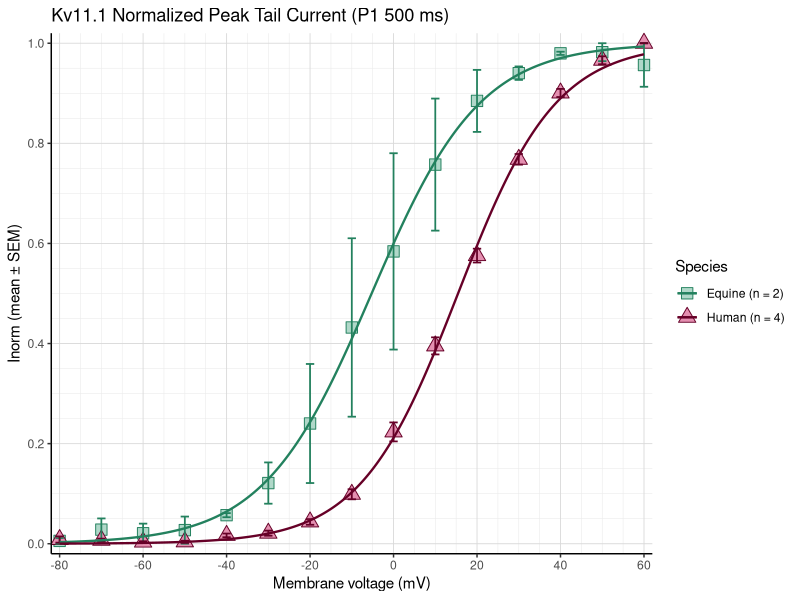
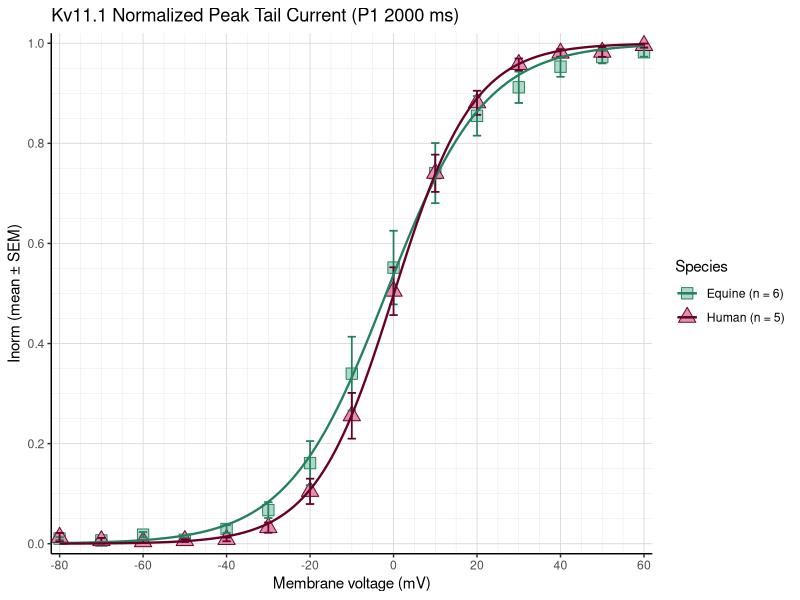
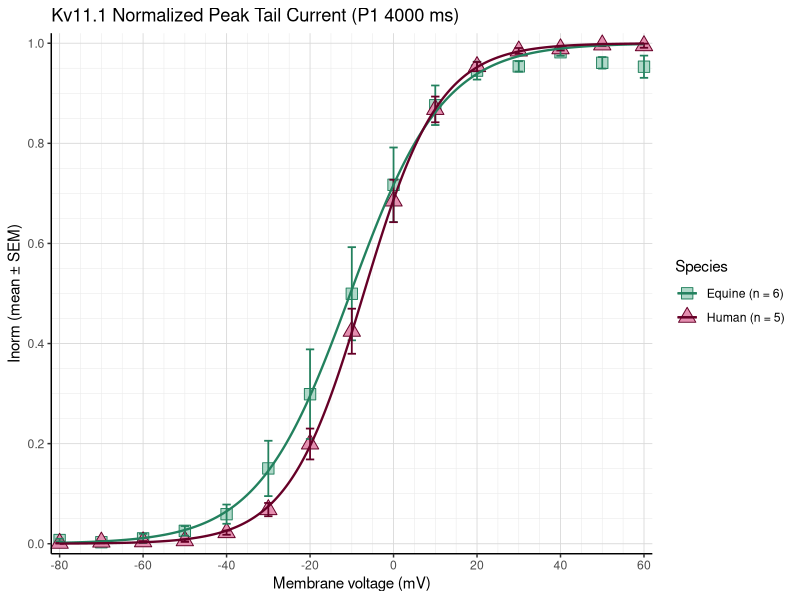
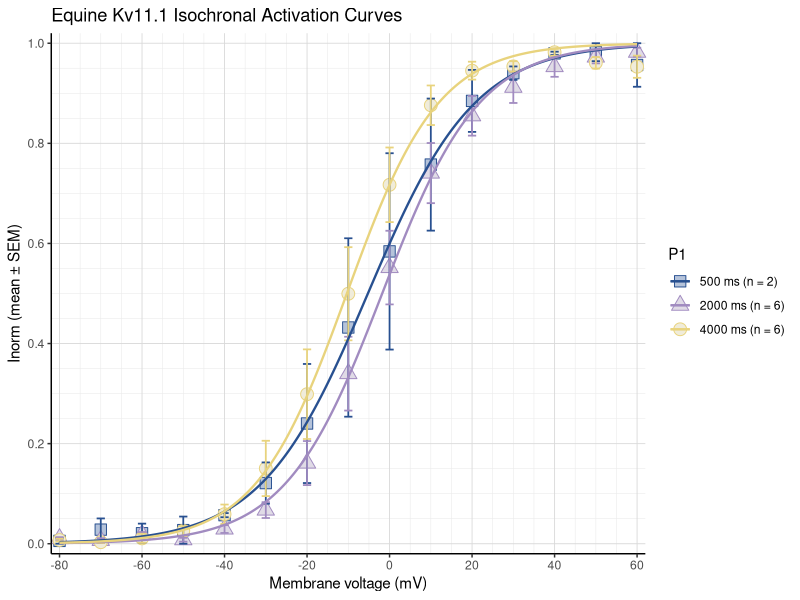
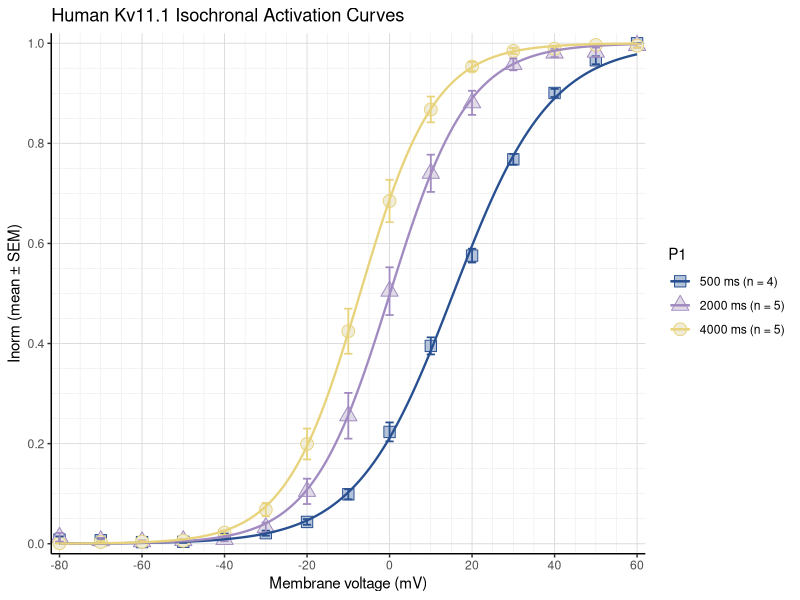
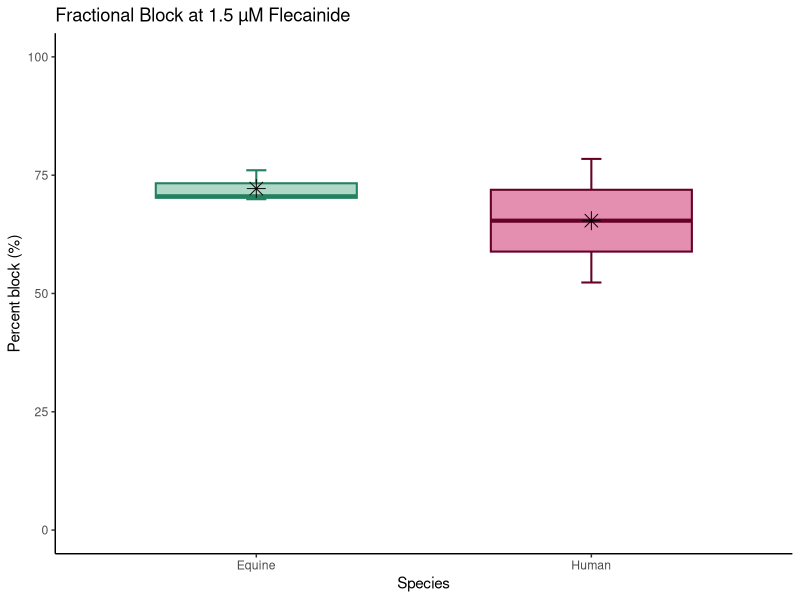
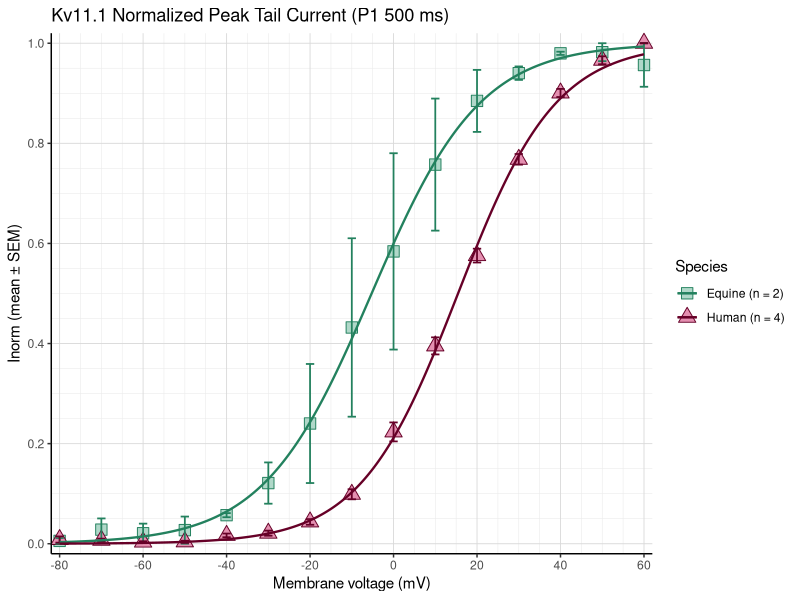
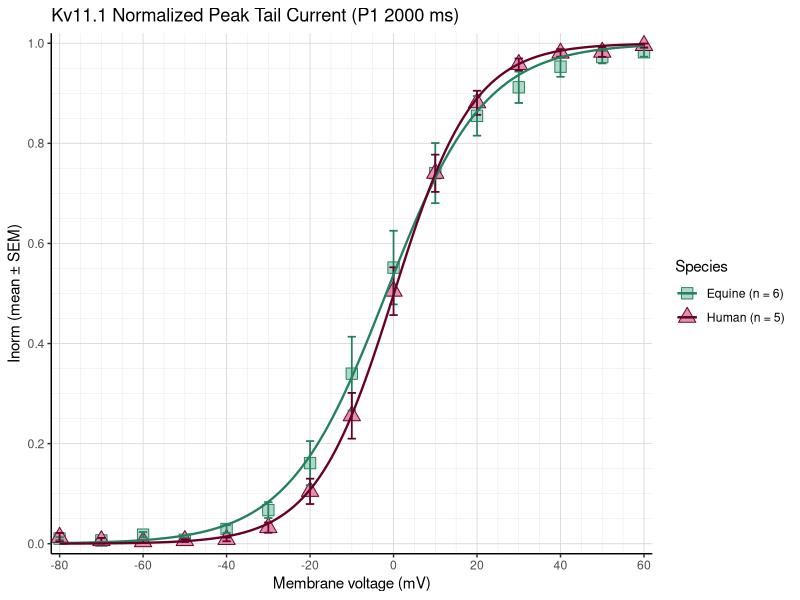

Source code (R) for these figures, in order:
## ---- chunk 1
setwd("C:/R_Projects/Kv11.1 analysis")
## ---- chunk 2
# Read in data as a long format excel
library(readxl)
Tailcurrent_Equine_Human <- read_excel("Kv11.1_HEK293t_Equine_Human_Peak tail current_long format.xlsx")
View(Tailcurrent_Equine_Human)
names(Tailcurrent_Equine_Human)

# Substract baseline
library(dplyr)
df_baseline_substracted <- Tailcurrent_Equine_Human %>%
  group_by(Recording) %>%
  mutate(
    min_tailcurrent = min(Peak_tail_current, na.rm = TRUE),
    baseline_substracted_tailcurrent = Peak_tail_current - min_tailcurrent
  ) %>%
  ungroup()
View(df_baseline_substracted)

# Normalize data to maximal peak tail current
df_norm <- df_baseline_substracted %>%
  group_by(Recording) %>%   # normalize per recording
  mutate(
    max_tailcurrent = max(`baseline_substracted_tailcurrent`, na.rm = TRUE),
    norm_tailcurrent = `baseline_substracted_tailcurrent` / max_tailcurrent
  ) %>%
  ungroup()
View(df_norm)

# Select only recordings with a P1 pulse of 500 ms
df_500 <- df_norm %>%
  filter(P1 == 500)
View(df_500)

# Make a summary data frame with mean and SEM for each species
library(dplyr)
summary_df_500<- df_500 %>%
  group_by(Species, `Membrane_voltage`) %>%
  summarise(
    mean_Inorm = mean(`norm_tailcurrent`, na.rm = TRUE),
    SEM_Inorm  = sd(`norm_tailcurrent`, na.rm = TRUE) / sqrt(n()),
    n = n(),
    .groups = "drop"
  )
View(summary_df_500)
str(summary_df_500)

# Count the amount of cells analysed for each species
n_per_species_500 <- df_500 %>%
  group_by(Species, Cell) %>%   # ensure unique recordings
  summarise(.groups = "drop") %>%
  count(Species, name = "n_cells")

n_per_species_500

# Make a wide summary data frame giving the tailcurrent for equine and human for each Vm
library(tidyr)
summary_wide_500 <- summary_df_500 %>%
  select(Species, Membrane_voltage, mean_Inorm, SEM_Inorm) %>%
  pivot_wider(
    names_from  = Species,
    values_from = c(mean_Inorm, SEM_Inorm),
    names_glue  = "{.value}_{Species}"
  ) %>%
  arrange(Membrane_voltage)
View(summary_wide_500)

# Define Boltzmann function
Boltzmann <- function(V, V05, k) {1/(1 + exp((V05 - V)/ k))}

# Species-specific initial guesses
guess_params <- function(df) {
  V05_g <- df$Membrane_voltage[which.min(abs(df$mean_Inorm - 0.5))]
  k_g   <- (max(df$Membrane_voltage) - min(df$Membrane_voltage)) / 8
  list(V05 = V05_g, k = k_g)}

g_eq_500 <- guess_params(filter(summary_df_500, Species == "Equine"))
g_hu_500 <- guess_params(filter(summary_df_500, Species == "Human"))


# Non-linear Least Squares Fit
Boltzmann_equine_500 <- nls(
  mean_Inorm ~ Boltzmann(Membrane_voltage, V05, k),
  data  = filter(summary_df_500, Species == "Equine"),
  start = list(V05 = g_eq_500$V05, k = g_eq_500$k))
summary(Boltzmann_equine_500)

Boltzmann_human_500 <- nls(mean_Inorm ~ Boltzmann(Membrane_voltage, V05, k), 
           data = filter(summary_df_500, Species == "Human"), 
           start = list(V05 = g_hu_500$V05, k = g_hu_500$k))
summary(Boltzmann_human_500)

# Plot the fit
vseq_500 <- seq(min(summary_df_500$Membrane_voltage),
            max(summary_df_500$Membrane_voltage),
            length.out = 1000)

df_pred_equine_500 <- data.frame(
  Membrane_voltage = vseq_500,
  fit = predict(Boltzmann_equine_500, newdata = data.frame(Membrane_voltage = vseq_500)),
  Species = "Equine")

df_pred_human_500 <- data.frame(
  Membrane_voltage = vseq_500,
  fit = predict(Boltzmann_human_500, newdata = data.frame(Membrane_voltage = vseq_500)),
  Species = "Human")

df_pred_500 <- rbind(df_pred_equine_500, df_pred_human_500)

library(ggplot2)
my_cols <- c(
  "Equine" = "#23815E",   
  "Human"  = "#660027")

my_shapes <- c(
  "Equine" = 22,  
  "Human"  = 24)

my_fills <- c(
  "Equine" = "#B0D8C9",  
  "Human"  = "#E48FB0")

legend_labels_500 <- paste0(n_per_species_500$Species, " (n = ", n_per_species_500$n_cells, ")")

names(legend_labels_500) <- n_per_species_500$Species
legend_labels_500

ggplot(summary_df_500, aes(x = Membrane_voltage, y = mean_Inorm, color = Species)) +
  theme_classic() +
  theme(panel.grid.major = element_line(color = "grey85", size = 0.3), panel.grid.minor = element_line(color = "grey92", size = 0.2)) +
  geom_point(aes(shape = Species, color = Species, fill = Species),size = 4) +
  geom_errorbar(aes(ymin = mean_Inorm - SEM_Inorm,ymax = mean_Inorm + SEM_Inorm),width = 2, linewidth = 0.6) +
  geom_line(data = df_pred_500,aes(y = fit),linewidth = 0.8) +
  scale_color_manual(values = my_cols, labels = legend_labels_500) +
  scale_shape_manual(values = my_shapes, labels = legend_labels_500) +
  scale_fill_manual(values = my_fills, labels = legend_labels_500) +
  labs(x = "Membrane voltage (mV)", y = "Inorm (mean ± SEM)",title = "Kv11.1 Normalized Peak Tail Current (P1 500 ms)") +
  scale_x_continuous(breaks = seq(-80, 60, 20), minor_breaks = seq(-80, 60, 5),   limits = c(-82, 62), expand = c(0, 0)) +
  scale_y_continuous(breaks = seq(0, 1.0, 0.2), minor_breaks = seq(0, 1, 0.05),    limits = c(-0.02, 1.02), expand = c(0, 0)) +
  coord_cartesian(clip = "off")

ggsave("IV_curve_Kv11.1_Equine_Human_P1_500.png", width = 10, height = 5, dpi = 600)

# Create a table with Vhalf and slope
coef_equine_500 <- summary(Boltzmann_equine_500)$coefficients
coef_human_500  <- summary(Boltzmann_human_500)$coefficients

Boltzmann_table_500 <- data.frame(
  Species = c("Equine", "Human"),
  V05 = c(coef_equine_500["V05","Estimate"], coef_human_500["V05","Estimate"]),
  V05_SEM = c(coef_equine_500["V05","Std. Error"], coef_human_500["V05","Std. Error"]),
  k = c(coef_equine_500["k","Estimate"], coef_human_500["k","Estimate"]),
  k_SEM = c(coef_equine_500["k","Std. Error"], coef_human_500["k","Std. Error"]))

Boltzmann_table_500
## ---- chunk 3
# Read in data as a long format excel
library(readxl)
Tailcurrent_Equine_Human <- read_excel("Kv11.1_HEK293t_Equine_Human_Peak tail current_long format.xlsx")
View(Tailcurrent_Equine_Human)
names(Tailcurrent_Equine_Human)

# Substract baseline
library(dplyr)
df_baseline_substracted <- Tailcurrent_Equine_Human %>%
  group_by(Recording) %>%
  mutate(
    min_tailcurrent = min(Peak_tail_current, na.rm = TRUE),
    baseline_substracted_tailcurrent = Peak_tail_current - min_tailcurrent
  ) %>%
  ungroup()
View(df_baseline_substracted)

# Normalize data to maximal peak tail current
df_norm <- df_baseline_substracted %>%
  group_by(Recording) %>%   # normalize per recording
  mutate(
    max_tailcurrent = max(`baseline_substracted_tailcurrent`, na.rm = TRUE),
    norm_tailcurrent = `baseline_substracted_tailcurrent` / max_tailcurrent
  ) %>%
  ungroup()
View(df_norm)

# Select only recordings with a P1 pulse of 2000 ms
df_2000 <- df_norm %>%
  filter(P1 == 2000)
View(df_2000)

# Make a summary data frame with mean and SEM for each species
library(dplyr)
summary_df_2000 <- df_2000 %>%
  group_by(Species, `Membrane_voltage`) %>%
  summarise(
    mean_Inorm = mean(`norm_tailcurrent`, na.rm = TRUE),
    SEM_Inorm  = sd(`norm_tailcurrent`, na.rm = TRUE) / sqrt(n()),
    n = n(),
    .groups = "drop"
  )
View(summary_df_2000)
str(summary_df_2000)

# Count the amount of cells analysed for each species
n_per_species_2000 <- df_2000 %>%
  group_by(Species, Cell) %>%   # ensure unique recordings
  summarise(.groups = "drop") %>%
  count(Species, name = "n_cells")

n_per_species_2000

# Make a wide summary data frame giving the tailcurrent for equine and human for each Vm
library(tidyr)
summary_wide_2000 <- summary_df_2000 %>%
  select(Species, Membrane_voltage, mean_Inorm, SEM_Inorm) %>%
  pivot_wider(
    names_from  = Species,
    values_from = c(mean_Inorm, SEM_Inorm),
    names_glue  = "{.value}_{Species}"
  ) %>%
  arrange(Membrane_voltage)
View(summary_wide_2000)

# Define Boltzmann function
Boltzmann <- function(V, V05, k) {1/(1 + exp((V05 - V)/ k))}

# Species-specific initial guesses
guess_params <- function(df) {
  V05_g <- df$Membrane_voltage[which.min(abs(df$mean_Inorm - 0.5))]
  k_g   <- (max(df$Membrane_voltage) - min(df$Membrane_voltage)) / 8
  list(V05 = V05_g, k = k_g)}

g_eq_2000 <- guess_params(filter(summary_df_2000, Species == "Equine"))
g_hu_2000 <- guess_params(filter(summary_df_2000, Species == "Human"))


# Non-linear Least Squares Fit
Boltzmann_equine_2000 <- nls(
  mean_Inorm ~ Boltzmann(Membrane_voltage, V05, k),
  data  = filter(summary_df_2000, Species == "Equine"),
  start = list(V05 = g_eq_2000$V05, k = g_eq_2000$k))
summary(Boltzmann_equine_2000)

Boltzmann_human_2000 <- nls(mean_Inorm ~ Boltzmann(Membrane_voltage, V05, k), 
           data = filter(summary_df_2000, Species == "Human"), 
           start = list(V05 = g_hu_2000$V05, k = g_hu_2000$k))
summary(Boltzmann_human_2000)

# Plot the fit
vseq_2000 <- seq(min(summary_df_2000$Membrane_voltage),
            max(summary_df_2000$Membrane_voltage),
            length.out = 1000)

df_pred_equine_2000 <- data.frame(
  Membrane_voltage = vseq_2000,
  fit = predict(Boltzmann_equine_2000, newdata = data.frame(Membrane_voltage = vseq_2000)),
  Species = "Equine")

df_pred_human_2000 <- data.frame(
  Membrane_voltage = vseq_2000,
  fit = predict(Boltzmann_human_2000, newdata = data.frame(Membrane_voltage = vseq_2000)),
  Species = "Human")

df_pred_2000 <- rbind(df_pred_equine_2000, df_pred_human_2000)

library(ggplot2)
my_cols <- c(
  "Equine" = "#23815E",   
  "Human"  = "#660027")

my_shapes <- c(
  "Equine" = 22,  
  "Human"  = 24)

my_fills <- c(
  "Equine" = "#B0D8C9",  
  "Human"  = "#E48FB0")

legend_labels_2000 <- paste0(n_per_species_2000$Species, " (n = ", n_per_species_2000$n_cells, ")")

names(legend_labels_2000) <- n_per_species_2000$Species
legend_labels_2000

ggplot(summary_df_2000, aes(x = Membrane_voltage, y = mean_Inorm, color = Species)) +
  theme_classic() +
  theme(panel.grid.major = element_line(color = "grey85", size = 0.3), panel.grid.minor = element_line(color = "grey92", size = 0.2)) +
  geom_point(aes(shape = Species, color = Species, fill = Species),size = 4) +
  geom_errorbar(aes(ymin = mean_Inorm - SEM_Inorm,ymax = mean_Inorm + SEM_Inorm),width = 2, linewidth = 0.6) +
  geom_line(data = df_pred_2000,aes(y = fit),linewidth = 0.8) +
  scale_color_manual(values = my_cols, labels = legend_labels_2000) +
  scale_shape_manual(values = my_shapes, labels = legend_labels_2000) +
  scale_fill_manual(values = my_fills, labels = legend_labels_2000) +
  labs(x = "Membrane voltage (mV)", y = "Inorm (mean ± SEM)",title = "Kv11.1 Normalized Peak Tail Current (P1 2000 ms)") +
  scale_x_continuous(breaks = seq(-80, 60, 20), minor_breaks = seq(-80, 60, 5),   limits = c(-82, 62), expand = c(0, 0)) +
  scale_y_continuous(breaks = seq(0, 1.0, 0.2), minor_breaks = seq(0, 1, 0.05),    limits = c(-0.02, 1.02), expand = c(0, 0)) +
  coord_cartesian(clip = "off")

ggsave("IV_curve_Kv11.1_Equine_Human_P1_2000.png", width = 10, height = 5, dpi = 600)

# Create a table with Vhalf and slope
coef_equine_2000 <- summary(Boltzmann_equine_2000)$coefficients
coef_human_2000  <- summary(Boltzmann_human_2000)$coefficients

Boltzmann_table_2000 <- data.frame(
  Species = c("Equine", "Human"),
  V05 = c(coef_equine_2000["V05","Estimate"], coef_human_2000["V05","Estimate"]),
  V05_SEM = c(coef_equine_2000["V05","Std. Error"], coef_human_2000["V05","Std. Error"]),
  k = c(coef_equine_2000["k","Estimate"], coef_human_2000["k","Estimate"]),
  k_SEM = c(coef_equine_2000["k","Std. Error"], coef_human_2000["k","Std. Error"]))

Boltzmann_table_2000
## ---- chunk 4
# Read in data as a long format excel
library(readxl)
Tailcurrent_Equine_Human <- read_excel("Kv11.1_HEK293t_Equine_Human_Peak tail current_long format.xlsx")
View(Tailcurrent_Equine_Human)
names(Tailcurrent_Equine_Human)

# Substract baseline
library(dplyr)
df_baseline_substracted <- Tailcurrent_Equine_Human %>%
  group_by(Recording) %>%
  mutate(
    min_tailcurrent = min(Peak_tail_current, na.rm = TRUE),
    baseline_substracted_tailcurrent = Peak_tail_current - min_tailcurrent
  ) %>%
  ungroup()
View(df_baseline_substracted)

# Normalize data to maximal peak tail current
df_norm <- df_baseline_substracted %>%
  group_by(Recording) %>%   # normalize per recording
  mutate(
    max_tailcurrent = max(`baseline_substracted_tailcurrent`, na.rm = TRUE),
    norm_tailcurrent = `baseline_substracted_tailcurrent` / max_tailcurrent
  ) %>%
  ungroup()
View(df_norm)

# Select only recordings with a P1 pulse of 4000 ms
df_4000 <- df_norm %>%
  filter(P1 == 4000)
View(df_4000)

# Make a summary data frame with mean and SEM for each species
library(dplyr)
summary_df_4000<- df_4000 %>%
  group_by(Species, `Membrane_voltage`) %>%
  summarise(
    mean_Inorm = mean(`norm_tailcurrent`, na.rm = TRUE),
    SEM_Inorm  = sd(`norm_tailcurrent`, na.rm = TRUE) / sqrt(n()),
    n = n(),
    .groups = "drop"
  )
View(summary_df_4000)
str(summary_df_4000)

# Count the amount of cells analysed for each species
n_per_species_4000 <- df_4000 %>%
  group_by(Species, Cell) %>%   # ensure unique recordings
  summarise(.groups = "drop") %>%
  count(Species, name = "n_cells")

n_per_species_4000

# Make a wide summary data frame giving the tailcurrent for equine and human for each Vm
library(tidyr)
summary_wide_4000 <- summary_df_4000 %>%
  select(Species, Membrane_voltage, mean_Inorm, SEM_Inorm) %>%
  pivot_wider(
    names_from  = Species,
    values_from = c(mean_Inorm, SEM_Inorm),
    names_glue  = "{.value}_{Species}"
  ) %>%
  arrange(Membrane_voltage)
View(summary_wide_4000)

# Define Boltzmann function
Boltzmann <- function(V, V05, k) {1/(1 + exp((V05 - V)/ k))}

# Species-specific initial guesses
guess_params <- function(df) {
  V05_g <- df$Membrane_voltage[which.min(abs(df$mean_Inorm - 0.5))]
  k_g   <- (max(df$Membrane_voltage) - min(df$Membrane_voltage)) / 8
  list(V05 = V05_g, k = k_g)}

g_eq_4000 <- guess_params(filter(summary_df_4000, Species == "Equine"))
g_hu_4000 <- guess_params(filter(summary_df_4000, Species == "Human"))


# Non-linear Least Squares Fit
Boltzmann_equine_4000 <- nls(
  mean_Inorm ~ Boltzmann(Membrane_voltage, V05, k),
  data  = filter(summary_df_4000, Species == "Equine"),
  start = list(V05 = g_eq_4000$V05, k = g_eq_4000$k))
summary(Boltzmann_equine_4000)

Boltzmann_human_4000 <- nls(mean_Inorm ~ Boltzmann(Membrane_voltage, V05, k), 
           data = filter(summary_df_4000, Species == "Human"), 
           start = list(V05 = g_hu_4000$V05, k = g_hu_4000$k))
summary(Boltzmann_human_4000)

# Plot the fit
vseq_4000 <- seq(min(summary_df_4000$Membrane_voltage),
            max(summary_df_4000$Membrane_voltage),
            length.out = 1000)

df_pred_equine_4000 <- data.frame(
  Membrane_voltage = vseq_4000,
  fit = predict(Boltzmann_equine_4000, newdata = data.frame(Membrane_voltage = vseq_4000)),
  Species = "Equine")

df_pred_human_4000 <- data.frame(
  Membrane_voltage = vseq_4000,
  fit = predict(Boltzmann_human_4000, newdata = data.frame(Membrane_voltage = vseq_4000)),
  Species = "Human")

df_pred_4000 <- rbind(df_pred_equine_4000, df_pred_human_4000)

library(ggplot2)
my_cols <- c(
  "Equine" = "#23815E",   
  "Human"  = "#660027")

my_shapes <- c(
  "Equine" = 22,  
  "Human"  = 24)

my_fills <- c(
  "Equine" = "#B0D8C9",  
  "Human"  = "#E48FB0")

legend_labels_4000 <- paste0(n_per_species_4000$Species, " (n = ", n_per_species_4000$n_cells, ")")

names(legend_labels_4000) <- n_per_species_4000$Species
legend_labels_4000

ggplot(summary_df_4000, aes(x = Membrane_voltage, y = mean_Inorm, color = Species)) +
  theme_classic() +
  theme(panel.grid.major = element_line(color = "grey85", size = 0.3), panel.grid.minor = element_line(color = "grey92", size = 0.2)) +
  geom_point(aes(shape = Species, color = Species, fill = Species),size = 4) +
  geom_errorbar(aes(ymin = mean_Inorm - SEM_Inorm,ymax = mean_Inorm + SEM_Inorm),width = 2, linewidth = 0.6) +
  geom_line(data = df_pred_4000,aes(y = fit),linewidth = 0.8) +
  scale_color_manual(values = my_cols, labels = legend_labels_4000) +
  scale_shape_manual(values = my_shapes, labels = legend_labels_4000) +
  scale_fill_manual(values = my_fills, labels = legend_labels_4000) +
  labs(x = "Membrane voltage (mV)", y = "Inorm (mean ± SEM)",title = "Kv11.1 Normalized Peak Tail Current (P1 4000 ms)") +
  scale_x_continuous(breaks = seq(-80, 60, 20), minor_breaks = seq(-80, 60, 5),   limits = c(-82, 62), expand = c(0, 0)) +
  scale_y_continuous(breaks = seq(0, 1.0, 0.2), minor_breaks = seq(0, 1, 0.05),    limits = c(-0.02, 1.02), expand = c(0, 0)) +
  coord_cartesian(clip = "off")

ggsave("IV_curve_Kv11.1_Equine_Human_P1_4000.png", width = 10, height = 5, dpi = 600)

# Create a table with Vhalf and slope
coef_equine_4000 <- summary(Boltzmann_equine_4000)$coefficients
coef_human_4000  <- summary(Boltzmann_human_4000)$coefficients

Boltzmann_table_4000 <- data.frame(
  Species = c("Equine", "Human"),
  V05 = c(coef_equine_4000["V05","Estimate"], coef_human_4000["V05","Estimate"]),
  V05_SEM = c(coef_equine_4000["V05","Std. Error"], coef_human_4000["V05","Std. Error"]),
  k = c(coef_equine_4000["k","Estimate"], coef_human_4000["k","Estimate"]),
  k_SEM = c(coef_equine_4000["k","Std. Error"], coef_human_4000["k","Std. Error"]))

Boltzmann_table_4000
## ---- chunk 5
# Equine isochronal activation curves
## Combine predictions for equine

df_pred_equine_500$P1  <- "500 ms"
df_pred_equine_2000$P1 <- "2000 ms"
df_pred_equine_4000$P1 <- "4000 ms"

df_equine_iso <- rbind(df_pred_equine_500,
                       df_pred_equine_2000,
                       df_pred_equine_4000)

## Summary points + SEM for plotting
summary_equine <- rbind(
  cbind(summary_df_500  %>% filter(Species=="Equine"),  P1="500 ms"),
  cbind(summary_df_2000 %>% filter(Species=="Equine"),  P1="2000 ms"),
  cbind(summary_df_4000 %>% filter(Species=="Equine"),  P1="4000 ms")
)

## Plot

my_cols_isochronal <- c(
  "500 ms" = "#285090",   
  "2000 ms"  = "#A18BC0",
  "4000 ms"  = "#E8D37D")

my_shapes_isochronal <- c(
  "500 ms" = 22,  
  "2000 ms"  = 24,
  "4000 ms" = 21)

my_fills_isochronal <- c(
  "500 ms" = "#B5C3DA",  
  "2000 ms"  = "#E0DBE6",
  "4000 ms"  = "#F0ECDA")


n_eq_500 <- df_norm %>%
  filter(P1 == 500, Species == "Equine") %>%   
  distinct(Cell) %>%                           # unique cells
  nrow()


n_eq_2000 <- df_norm %>%
  filter(P1 == 2000, Species == "Equine") %>%
  distinct(Cell) %>%
  nrow()


n_eq_4000 <- df_norm %>%
  filter(P1 == 4000, Species == "Equine") %>%
  distinct(Cell) %>%
  nrow()


legend_labels_equine <- c(
  "500 ms"  = paste0("500 ms (n = ",  n_eq_500,  ")"),
  "2000 ms" = paste0("2000 ms (n = ", n_eq_2000, ")"),
  "4000 ms" = paste0("4000 ms (n = ", n_eq_4000, ")")
)


summary_equine$P1 <- factor(summary_equine$P1,
                            levels = c("500 ms", "2000 ms", "4000 ms"))

df_equine_iso$P1 <- factor(df_equine_iso$P1,
                           levels = c("500 ms", "2000 ms", "4000 ms"))

ggplot(summary_equine, aes(x = Membrane_voltage, y = mean_Inorm, color = P1)) +
  theme_classic() +
  theme(panel.grid.major = element_line(color = "grey85", size = 0.3), panel.grid.minor = element_line(color = "grey92", size = 0.2)) +
  geom_point(aes(shape = P1, color = P1, fill = P1),size = 4) +
  geom_errorbar(aes(ymin = mean_Inorm - SEM_Inorm,
                    ymax = mean_Inorm + SEM_Inorm),
                width = 2, linewidth = 0.6) +
  geom_line(data = df_equine_iso,
            aes(x = Membrane_voltage, y = fit, color = P1),
            linewidth = 0.8) +
  scale_color_manual(values = my_cols_isochronal,labels = legend_labels_equine) +
  scale_shape_manual(values = my_shapes_isochronal,labels = legend_labels_equine) +
  scale_fill_manual(values = my_fills_isochronal,labels = legend_labels_equine) +
  labs(title = "Equine Kv11.1 Isochronal Activation Curves",
       x = "Membrane voltage (mV)",
       y = "Inorm (mean ± SEM)") +
  scale_x_continuous(breaks = seq(-80, 60, 20), minor_breaks = seq(-80, 60, 5),   limits = c(-82, 62), expand = c(0, 0)) +
  scale_y_continuous(breaks = seq(0, 1.0, 0.2), minor_breaks = seq(0, 1, 0.05),    limits = c(-0.02, 1.02), expand = c(0, 0)) +
  coord_cartesian(clip="off")

ggsave("Equine_KV11.1_isochronal_activation_500_2000_4000.png",
       width = 8, height = 6, dpi = 600)

# Human isochronal activation curves
## Combine predictions for equine

df_pred_human_500$P1  <- "500 ms"
df_pred_human_2000$P1 <- "2000 ms"
df_pred_human_4000$P1 <- "4000 ms"

df_human_iso <- rbind(df_pred_human_500,
                       df_pred_human_2000,
                       df_pred_human_4000)

## Summary points + SEM for plotting
summary_human <- rbind(
  cbind(summary_df_500  %>% filter(Species=="Human"),  P1="500 ms"),
  cbind(summary_df_2000 %>% filter(Species=="Human"),  P1="2000 ms"),
  cbind(summary_df_4000 %>% filter(Species=="Human"),  P1="4000 ms")
)

## Plot

my_cols_isochronal <- c(
  "500 ms" = "#285090",   
  "2000 ms"  = "#A18BC0",
  "4000 ms"  = "#E8D37D")

my_shapes_isochronal <- c(
  "500 ms" = 22,  
  "2000 ms"  = 24,
  "4000 ms" = 21)

my_fills_isochronal <- c(
  "500 ms" = "#B5C3DA",  
  "2000 ms"  = "#E0DBE6",
  "4000 ms"  = "#F0ECDA")


n_hu_500 <- df_norm %>%
  filter(P1 == 500, Species == "Human") %>%   
  distinct(Cell) %>%                           # unique cells
  nrow()


n_hu_2000 <- df_norm %>%
  filter(P1 == 2000, Species == "Human") %>%
  distinct(Cell) %>%
  nrow()


n_hu_4000 <- df_norm %>%
  filter(P1 == 4000, Species == "Human") %>%
  distinct(Cell) %>%
  nrow()


legend_labels_human <- c(
  "500 ms"  = paste0("500 ms (n = ",  n_hu_500,  ")"),
  "2000 ms" = paste0("2000 ms (n = ", n_hu_2000, ")"),
  "4000 ms" = paste0("4000 ms (n = ", n_hu_4000, ")")
)

summary_human$P1 <- factor(summary_human$P1,
                            levels = c("500 ms", "2000 ms", "4000 ms"))

df_human_iso$P1 <- factor(df_human_iso$P1,
                           levels = c("500 ms", "2000 ms", "4000 ms"))

ggplot(summary_human, aes(x = Membrane_voltage, y = mean_Inorm, color = P1)) +
  theme_classic() +
  theme(panel.grid.major = element_line(color = "grey85", size = 0.3), panel.grid.minor = element_line(color = "grey92", size = 0.2)) +
  geom_point(aes(shape = P1, color = P1, fill = P1),size = 4) +
  geom_errorbar(aes(ymin = mean_Inorm - SEM_Inorm,
                    ymax = mean_Inorm + SEM_Inorm),
                width = 2, linewidth = 0.6) +
  geom_line(data = df_human_iso,
            aes(x = Membrane_voltage, y = fit, color = P1),
            linewidth = 0.8) +
  scale_color_manual(values = my_cols_isochronal,labels = legend_labels_human) +
  scale_shape_manual(values = my_shapes_isochronal,labels = legend_labels_human) +
  scale_fill_manual(values = my_fills_isochronal,labels = legend_labels_human) +
  labs(title = "Human Kv11.1 Isochronal Activation Curves",
       x = "Membrane voltage (mV)",
       y = "Inorm (mean ± SEM)") +
  scale_x_continuous(breaks = seq(-80, 60, 20), minor_breaks = seq(-80, 60, 5),   limits = c(-82, 62), expand = c(0, 0)) +
  scale_y_continuous(breaks = seq(0, 1.0, 0.2), minor_breaks = seq(0, 1, 0.05),    limits = c(-0.02, 1.02), expand = c(0, 0)) +
  coord_cartesian(clip="off")

ggsave("Human_KV11.1_isochronal_activation_500_2000_4000.png",
       width = 8, height = 6, dpi = 600)
## ---- chunk 6
Boltzmann_combined <- rbind(
  cbind(P1 = 500, Boltzmann_table_500),
  cbind(P1 = 2000, Boltzmann_table_2000),
  cbind(P1 = 4000, Boltzmann_table_4000)
)

write.csv(Boltzmann_combined, "Kv11.1_Equine_Human_Boltzmann_coefficients.csv", row.names = FALSE)
## ---- chunk 7
Boltzmann_combined <- rbind(
  cbind(P1 = 500, Boltzmann_table_500),
  cbind(P1 = 2000, Boltzmann_table_2000),
  cbind(P1 = 4000, Boltzmann_table_4000)
)

write.csv(Boltzmann_combined, "Kv11.1_Equine_Human_Boltzmann_coefficients.csv", row.names = FALSE)
## ---- chunk 8
# Read in data as a long format excel
library(readxl)
Pharmacology_Equine_Human <- read_excel("Kv11.1_HEK293t_Equine_Human_Pharmacology_long format.xlsx")
View(Pharmacology_Equine_Human)
names(Pharmacology_Equine_Human)

#Select only sweep at P1 40mV
library(dplyr)
library(tidyr)

Fractionalblock_flecainide <- Pharmacology_Equine_Human %>%
  filter(Compound %in% c("Flecainide Acetate", "Vehicle")) %>%
  filter(Membrane_voltage == 40) %>%
  filter(Compound_conc_µM %in% c(0, 1.5)) %>%
  group_by(Cell) %>%
    filter(n_distinct(Compound_conc_µM) == 2) %>%
    ungroup() %>%  #only use cells that both have a compound and vehicle control
  select(Cell, Species, Compound_conc_µM, Peak_tail_current) %>%
  pivot_wider(
    names_from = Compound_conc_µM,
    values_from = Peak_tail_current,
    names_prefix = "tailcurrent_"
  ) %>%
  mutate(
    fraction = tailcurrent_1.5 / tailcurrent_0,
    percent_block = (1 - fraction) * 100
  )

View(Fractionalblock_flecainide)
  
#Make a boxplot
library(ggplot2)

ggplot(Fractionalblock_flecainide, aes(x = Species, y = percent_block, color = Species, fill=Species)) +
  geom_boxplot(coef = 1.5, width = 0.6,lwd = 0.7,staplewidth = 0.1) +
  stat_summary(fun=mean, geom="point",shape=8, size=4,col="black")+
  labs(
    title = "Fractional Block at 1.5 µM Flecainide",
    y = "Percent block (%)",
    x = "Species") +
  theme_classic() +
  theme(legend.position = "none") +
  scale_y_continuous(limits = c(0, 100))+
  scale_fill_manual(values = my_fills) + 
  scale_color_manual(values = my_cols)

#Wilcoxon rank-sum/Mann-Whitney U test
wilcox.test(percent_block ~ Species,
            data = Fractionalblock_flecainide,
            alternative = "greater")
